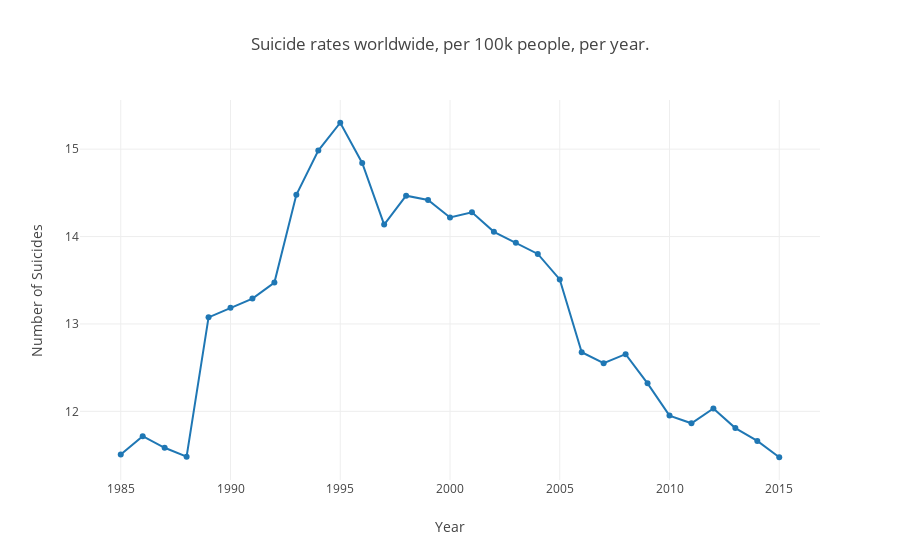

Notebook code cell kept with this figure:
### Code cell
trace = go.Scatter(x=np.unique(df['year'].values),
                   y=suicides_per_100k_year,
                   mode='lines+markers',
                   name='suicides/100k pop')

layout = dict(title='Suicide rates worldwide, per 100k people, per year.', 
              xaxis=dict(title='Year'), 
              yaxis=dict(title='Number of Suicides', tickmode='linear'))
fig = dict(data=[trace], layout=layout)
iplot(fig)

### Figure 1 — Plotly figure (JSON) as saved in the notebook; plotly's stock layout.template omitted (floating-point values rounded to 4 significant figures)
{"data": [{"mode": "lines+markers", "name": "suicides/100k pop", "type": "scatter", "uid": "2cba7bc9-6b19-4f06-81bd-6b872008141b", "x": [1985, 1986, 1987, 1988, 1989, 1990, 1991, 1992, 1993, 1994, 1995, 1996, 1997, 1998, 1999, 2000, 2001, 2002, 2003, 2004, 2005, 2006, 2007, 2008, 2009, 2010, 2011, 2012, 2013, 2014, 2015], "y": [11.51, 11.72, 11.58, 11.48, 13.08, 13.18, 13.29, 13.47, 14.48, 14.98, 15.3, 14.84, 14.14, 14.47, 14.42, 14.22, 14.28, 14.05, 13.93, 13.8, 13.51, 12.68, 12.55, 12.65, 12.32, 11.95, 11.86, 12.03, 11.81, 11.66, 11.47]}], "layout": {"title": {"text": "Suicide rates worldwide, per 100k people, per year."}, "xaxis": {"title": {"text": "Year"}}, "yaxis": {"tickmode": "linear", "title": {"text": "Number of Suicides"}}}}
